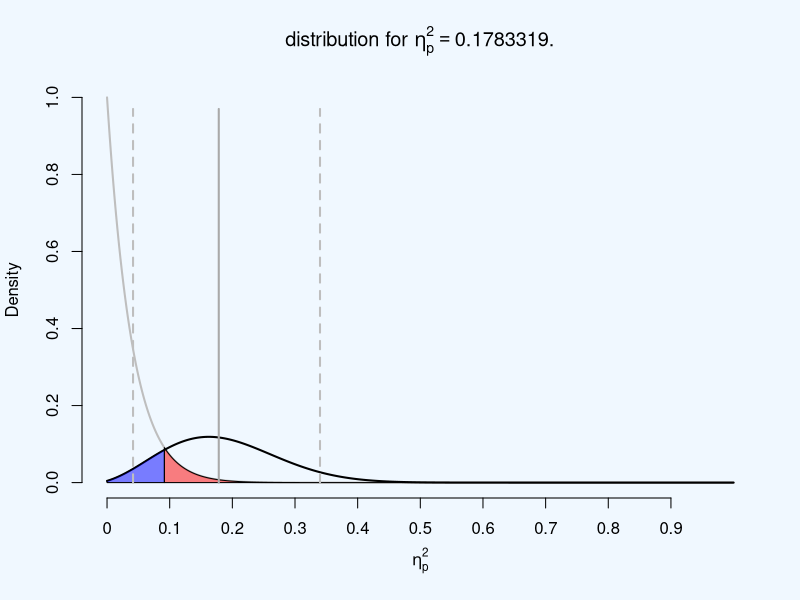

R code for this plot:
noninf_Fstat <-  function(Fstat, df1, df2, N, eq_bound_eta, alpha = 0.10, tol = 1e-09){
  
  df1 <- 2
  df2 <- 48
  N <- 50
  
  # first calculate point-estimate to make sure it is less than eq_bound_eta:
  ncp_hat <- uniroot(function(q) (pf(Fstat, 
                                     df1, 
                                     df2, 
                                     ncp = q) - 0.5),
                     interval = c(0,
                                  Fstat * df1 * 1000),
                     tol = tol)$root
  
  eta2_hat =  ncp_hat/(ncp_hat+N)
  eta_pop<-(Fstat*df1)/(Fstat*df1+df2)
  ncp = N/(1/eta_pop-1)
  
  print(c("ncp_hat", "eta2_hat"))
  print(round(c(ncp_hat, eta2_hat),3))
  
  if(eta2_hat > eq_bound_eta){
    print(paste("Warning: point estimate of", eta2_hat, "is above eq_bound_eta."))
    return(1)
  }
  #Then calculate CI around eta.
  ncp_lower <- uniroot(function(q) (pf(Fstat, 
                                       df1, 
                                       df2, 
                                       ncp = q) - (1-alpha/2)),
                       interval = c(0, Fstat * df1),
                       tol = tol)$root
  
  ncp_upper <- uniroot(function(q) (pf(Fstat, 
                                       df1, 
                                       df2, 
                                       ncp = q) - (alpha/2)),
                       interval = c(0, Fstat * df1*100),
                       tol = tol)$root
  #Convert non-central F bounds for the confidence interval to bounds expressed in partial eta-squared
  LL_CI <- ncp_lower/(ncp_lower+N)
  UL_CI <- ncp_upper/(ncp_upper+N)
  
  if(eta2_hat <= eq_bound_eta){	
    pval <- uniroot(function(alpha) (pf(Fstat, 
                                        df1, 
                                        df2, 
                                        ncp = (eq_bound_eta * N) / (1 - eq_bound_eta)) - (alpha)),
                    interval = c(0,
                                 1),
                    tol = tol)$root
  }
    #add plot
    #Eta function
    xmin <- 0
    xmax <- 0.999
    ymax <- 1
    x=seq(xmin,xmax,length=1000)
    ncp = ncp_hat
    #    ncp = N/(1/eta2_hat-1)
    crit_f <- qf(1 - alpha, df1, df2, ncp = 0)
    
    eta_pop_dist <- function(x) df((x*df2)/(df1-x*df1), df1, df2, ncp = ncp)
    par(bg = "aliceblue")
    plot(-10,xlab=substitute(paste(eta[p]^2)), ylab="Density", axes=FALSE,
         main=substitute(paste("distribution for ",eta[p]^2 == eta2_hat,".")), xlim=c(0,xmax),  ylim=c(0, ymax))
    axis(side=1, at=seq(0,xmax, 0.1), labels=seq(0,xmax, 0.1))
    axis(side=2)
    ncp<-0
    eta_pop_crit<-(crit_f*df1)/(crit_f*df1+df2)
    #Draw null distribution
    ncp<-0 #So set ncp to null
    curve(eta_pop_dist, 0.00000000001, 0.99999999, n=10000, col="grey", lwd=2, add=TRUE)
    x=seq(eta_pop_crit,xmax,length=10000) 
    z<-df((x*df2)/(df1-x*df1), df1, df2) #determine upperbounds polygon
    polygon(c(eta_pop_crit,x,xmax),c(0,z,0),col=rgb(1, 0, 0,0.5)) #draw polygon
    #Add Type 2 error rate
    ncp <- ncp_hat #So set ncp to observed value
    curve(eta_pop_dist, 0.00000000001, 0.99999999, n=10000, col="black", lwd=2, add=TRUE)
    y=seq(0.00000000001,eta_pop_crit,length=10000) 
    z<-df((y*df2)/(df1-y*df1), df1, df2, ncp) #determine upperbounds polygon
    polygon(c(y,eta_pop_crit,eta_pop_crit),c(0,z,0),col=rgb(0, 0, 1,0.5))
    #segments(eta_pop_crit, 0, eta_pop_crit, ymax-0.03, col= 'black', lwd=2)
    segments(LL_CI, 0, LL_CI, ymax-0.03, col = 'grey', lwd = 2, lty = 2)
    segments(UL_CI, 0, UL_CI, ymax-0.03, col = 'grey', lwd = 2, lty = 2)
    segments(eta2_hat, 0, eta2_hat, ymax-0.03, col = 'darkgrey', lwd = 2, lty = 1)
    
    
    
    invisible(list(eta2_hat = eta2_hat, TOST_p = pval, alpha = alpha, eq_eqbound_eta = eq_bound_eta, LL_CI_TOST = LL_CI, UL_CI_TOST = UL_CI))
  
}

## a random example:

Fstat <- 6
df1 <- 1
df2 <- 48
N <- 50
eq_bound_eta <- 0.34

res <- noninf_Fstat(Fstat = Fstat, df1 = df1, df2 = df2, N = N, eq_bound_eta = eq_bound_eta)
res
